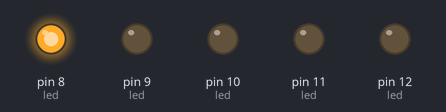
A sketch run on a simulated Arduino Uno, built with avr-gcc and run on an emulated ATmega328P. Shown: output pins drawn as LEDs (lit = HIGH).

Above: at 0.05 s.
At 0.25 s:
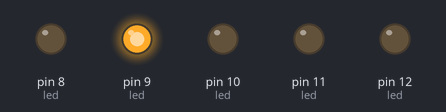
At 0.65 s:
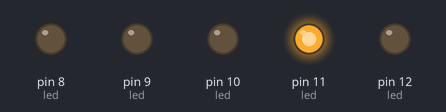
At 0.75 s:
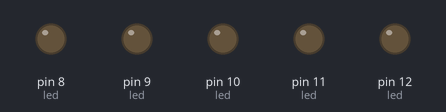
At 1.45 s:
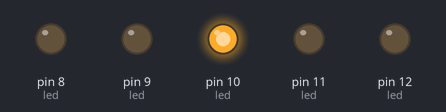
At 2.85 s:
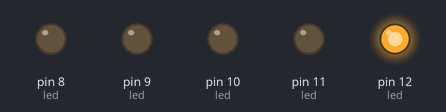
Timing chart, 0 to 3.1 s (numbered marks = the images above):
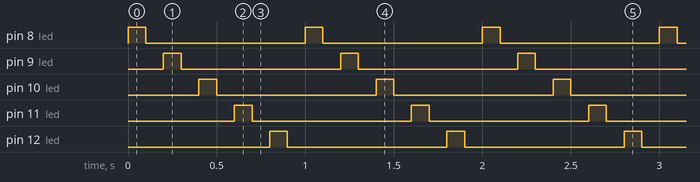

Measured:
- by itself, pin 8 (led), pin 9 (led), pin 10 (led), pin 11 (led), pin 12 (led): alternates HIGH for 0.10 s and LOW for 0.90 s
- by itself, everything shown: repeats every 1.0 s, in 10 steps

The sketch:

Three_Blinking_Lights_-_DAVID_GARRETT.ino
```cpp
// Lab - Ch2 - Sequentially Blink LED's - Part 1
// David Garrett
//

int shortYellow = 8; // short yellow led
int red = 9; // red led
int green = 10; // GREEN led
int blue = 11; // blue LED
int tallYellow = 12; // tall yellow LED

int led[5] = {shortYellow, red, green, blue, tallYellow}; // Creates an array of all the LEDs

void setup() {  // Sets all five LED pins to output

  for (int i=0; i<5; i++) {  // Use for loop to iterate through each LED
    pinMode(led[i], OUTPUT);
  }
}

void loop() {  // Each LED gets flashed one at a time. Cycle repeats after last LED
  // Use for loop to iterate through each LED
  for (int i=0; i<5; i++) {
    digitalWrite(led[i], HIGH);
    delay(100);
    digitalWrite(led[i], LOW);
    delay(100);
  }
}
```
